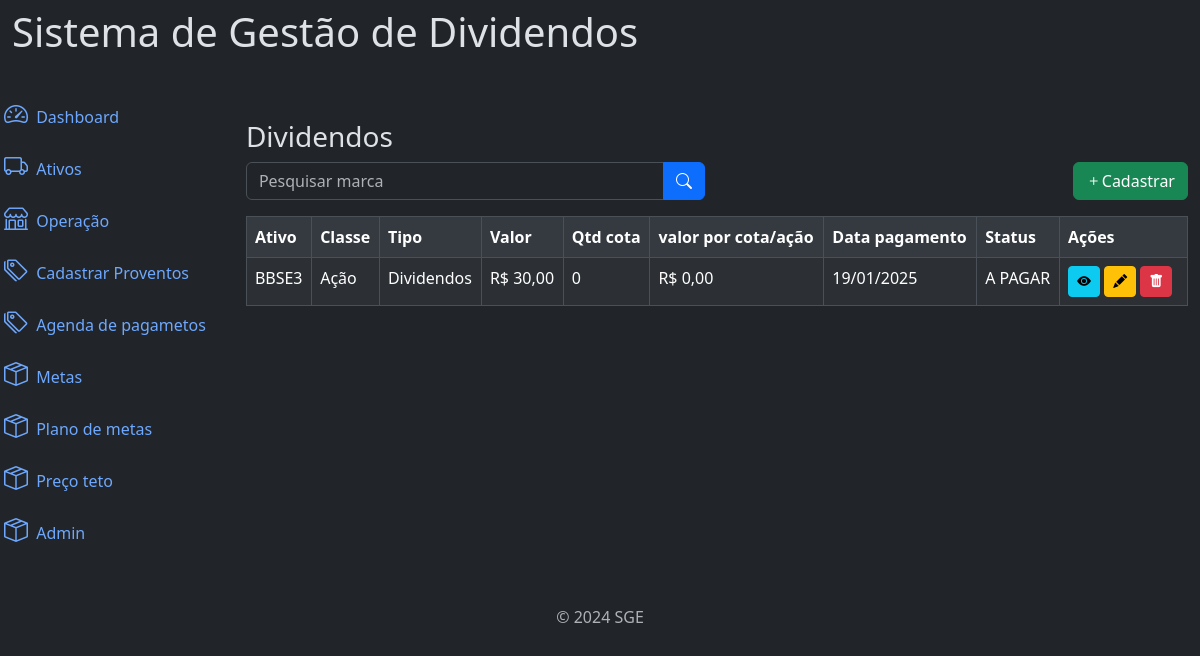
The page /proventos/ (signed in) on the database as committed earlier.
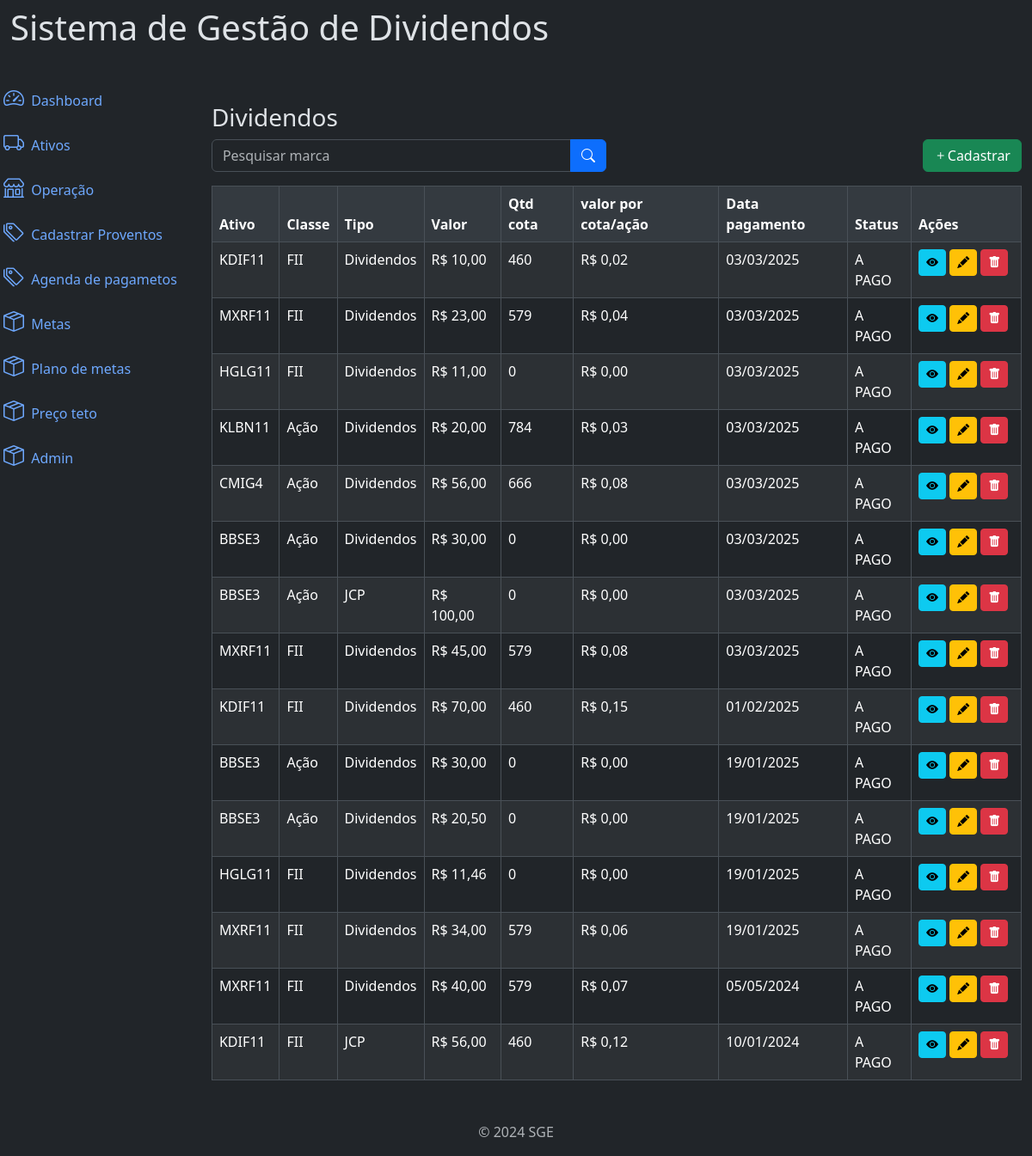
The same page on the database as committed later.
### carteira/models.py (models this page shows, shortened)
class Ativos(models.Model):
    class Meta:
        verbose_name = "Ativo"
        verbose_name_plural = "Ativos"
        ordering=['ativo']
    fk_user = models.ForeignKey(User, on_delete=models.CASCADE, related_name="user_ativo", null=True,) #relacionando campo com a pk da tbl user
    ativo = models.CharField(max_length=250,verbose_name='nome do ativo')
    ticket = models.CharField(max_length=10)
    classe = models.CharField(max_length=10, null=False, blank=False)
    cnpj = models.CharField(max_length=20, verbose_name='CNPJ')
    setor = models.ForeignKey(SetorAtivo, on_delete=models.PROTECT, related_name="setor_ativo", verbose_name='Setor')
    qtdAtivo = models.IntegerField(verbose_name='Qtd', blank=True, null= True)
    investimento= models.DecimalField(max_digits=20, decimal_places=2, blank=True, null= True)
    dividendos= models.DecimalField(max_digits=20, decimal_places=2, blank=True, null= True)
    created_at = models.DateTimeField(auto_now_add=True, verbose_name='criado em')
    update_at = models.DateTimeField(auto_now=True, verbose_name='atualizado em')
    def __str__(self):
        return self.ticket

class Proventos(models.Model):
    class Meta:
        verbose_name = "Proventos"
        verbose_name_plural = "Proventos"
        ordering=['-data_pgto']
    fk_user = models.ForeignKey(User, on_delete=models.CASCADE, related_name="user_provento",  null=True) #relacionando campo com a pk da tbl user
    id_ativo = models.ForeignKey(Ativos, on_delete=models.PROTECT, null=True, blank=True, verbose_name="Ativos") #relacionando campo com a pk da tbl ativo
    classe = models.CharField(max_length=10, null=False, blank=False)
    status = models.CharField(max_length=10, null=False, blank=False, default="A PAGAR")
    tipo_provento = models.CharField(max_length=20, verbose_name='tipo de provento')
    valor_recebido = models.DecimalField(max_digits=20, decimal_places=2,verbose_name='valor recebido')
    data_pgto = models.DateField(verbose_name='data do pagamento')
    ano= models.IntegerField(verbose_name='ano', null=True, blank=True)
    mes= models.CharField(max_length=15, verbose_name='mês', null=True, blank=True)
    created_at = models.DateTimeField(auto_now_add=True, verbose_name='criado em')
    update_at = models.DateTimeField(auto_now=True, verbose_name='atualizado em')

### carteira/views/dividendos_view.py (the view)
# urls.py: path('proventos/', views.ProventosRender.as_view(), name='list_proventos'),
class ProventosRender(ListView):
    model = Proventos
    template_name = 'proventos/list.html'
    context_object_name = 'lists'
    ordering = '-data_pgto'
    paginate_by = 20
    def get_queryset(self):
        queryset = cache.get('dividendos_listagem')  #recuperando dados no cache
        if not queryset:  # verificando se ha dados no chace. se nao tiver, buscar no banco de daos
            queryset = Proventos.objects.filter(fk_user=self.request.user).order_by(self.ordering)
            cache.set('dividendos_listagem', queryset, timeout=300)  # salva dados no cache
        filter_name = self.request.GET.get('name')
        if filter_name:
            queryset = queryset.filter(ticket__icontains=filter_name)
        return queryset
    def get_context_data(self, **kwargs):
        context = super().get_context_data(**kwargs)
        proventos = self.get_queryset()
        dados_tabela = []
        for provento in proventos:
            try:
                ativo = Ativos.objects.get(ticket=provento.id_ativo, fk_user=self.request.user)
                qtd_cota = ativo.qtdAtivo or 0  # Caso `qtdAtivo` seja nulo
            except Ativos.DoesNotExist:
                qtd_cota = 0
            valor_por_cota = float(provento.valor_recebido) / qtd_cota if qtd_cota > 0 else 0
            dados_tabela.append({
                "pk": provento.id,  # Chave primária
                'ativo': provento.id_ativo,
                'classe': provento.classe,
                'tipo': provento.tipo_provento,
                'valor': provento.valor_recebido,
                'qtd_cota': qtd_cota,
                'valor_por_cota': round(valor_por_cota, 2),
                'data_pgto': provento.data_pgto,
                'status': provento.status,
            })
        context['lists'] = dados_tabela
        return context

### carteira/templates/proventos/list.html (shortened to what this page needs)
{% extends "global/base.html" %}
{% block content %}
<p class="h3">Dividendos</p>
    <div class="row mb-3">
        <div class="col-md-6">
            <form action="#" method="GET">
                <div class="input-group">
                    <input type="text" class="form-control" name="name" placeholder="Pesquisar marca" value="{{ request.GET.name }}"/>
                    {% if request.GET.name %}
                        <a href="#" class="btn btn-primary">
                            <i class="bi bi-x-lg"></i>
                        </a>
                    {% else %}
                        <button type="submit" class="btn btn-primary">
                            <i class="bi bi-search"></i>
                        </button>
                    {% endif %}
                </div>
            </form>
        </div>
        <div class="col-md-6">
            <a href="#" class="btn btn-success float-end"
            data-bs-toggle="modal"
            data-bs-target="#cadastroModal"
            hx-get = {% url "create_proventos" %}
            hx-target = "#addContent"
            hx-swap = "innerHTML">
            <i class="bi bi-plus"></i>Cadastrar
            </a>
        </div>
    </div>
    <div class="table-responsive">
    {% if lists %}
       {% include "proventos/table.html" %}
    {% else %}
        <p class="h3">Nenhum registro encontrado.</p>
    {% endif %}
    </div>
{% endblock %}

### carteira/templates/proventos/table.html
<table class="table table-striped table-bordered">
    <thead>
        <tr>
            <th>Ativo</th>
            <th>Classe</th>
            <th>Tipo</th>
            <th>Valor</th>
            <th>Qtd cota</th>
            <th>valor por cota/ação</th>
            <th>Data pagamento</th>
            <th>Status</th>
            <th>Ações</th>
        </tr>
    </thead>
    <tbody id="tbodyAtivos">
        {% for list in lists %}
            <tr>
                <td>{{ list.ativo }}</td>
                <td>{{ list.classe }}</td>
                <td>{{ list.tipo }}</td>
                <td>R$ {{ list.valor|floatformat:2 }}</td>
                <td>{{ list.qtd_cota }}</td>
                <td>R$ {{ list.valor_por_cota|floatformat:2 }}</td>
                <td>{{ list.data_pgto|date:"d/m/Y"}}</td>
                <td>{{ list.status}}</td>
                <td style="width:8em">
                    <a href="#" class="btn btn-info btn-sm"><i class="bi bi-eye-fill"></i></a>
                    <a href="#" class="btn btn-warning btn-sm" data-bs-toggle="modal"
                    data-bs-target="#cadastroModal"
                    hx-get = {% url "update_proventos" list.pk %}
                    hx-target = "#addContent"
                    hx-swap = "innerHTML"
                    ><i class="bi bi-pencil-fill"></i></a>
                    <a  onclick="modal(this)"
                    data-page="proventos"
                    data-name="{{list.ativo}}"
                    data-id="{{list.pk}}"
                     href="#"
                     class="btn btn-danger btn-sm"><i class="bi bi-trash-fill"></i></i></a>
                </td>
            </tr>
        {% endfor %}
    </tbody>
</table>

Rows that differ between the two databases and show on the page:
now on this page (row edited): Ativos: ativo "KDIF11", classe "FII", tipo "Dividendos", valor "10,00", qtd_cota "460", valor_por_cota "0,02", data_pgto "03/03/2025", status "A PAGO", valor "70,00", valor_por_cota "0,15", data_pgto "01/02/2025", tipo "JCP", valor "56,00", valor_por_cota "0,12", data_pgto "10/01/2024"
now on this page (row edited): Ativos: ativo "MXRF11", classe "FII", tipo "Dividendos", valor "23,00", qtd_cota "579", valor_por_cota "0,04", data_pgto "03/03/2025", status "A PAGO", valor "45,00", valor_por_cota "0,08", valor "34,00", valor_por_cota "0,06", data_pgto "19/01/2025", valor "40,00", valor_por_cota "0,07", data_pgto "05/05/2024"
now on this page (row edited): Ativos: ativo "HGLG11", classe "FII", tipo "Dividendos", valor "11,00", qtd_cota "0", valor_por_cota "0,00", data_pgto "03/03/2025", status "A PAGO", valor "11,46", data_pgto "19/01/2025"
now on this page (row edited): Ativos: ativo "KLBN11", classe "Ação", tipo "Dividendos", valor "20,00", qtd_cota "784", valor_por_cota "0,03", data_pgto "03/03/2025", status "A PAGO"
now on this page (row edited): Ativos: ativo "CMIG4", classe "Ação", tipo "Dividendos", valor "56,00", qtd_cota "666", valor_por_cota "0,08", data_pgto "03/03/2025", status "A PAGO"
now on one of the page's lists (row edited): Ativos: ativo "BBSE3", classe "Ação", tipo "JCP", valor "100,00", data_pgto "03/03/2025", status "A PAGO", tipo "Dividendos", valor "30,00", data_pgto "19/01/2025", valor "20,50"
changed Ativos "BBSE3": data_pgto "19/01/2025" → "03/03/2025"; status "A PAGAR" → "A PAGO"
